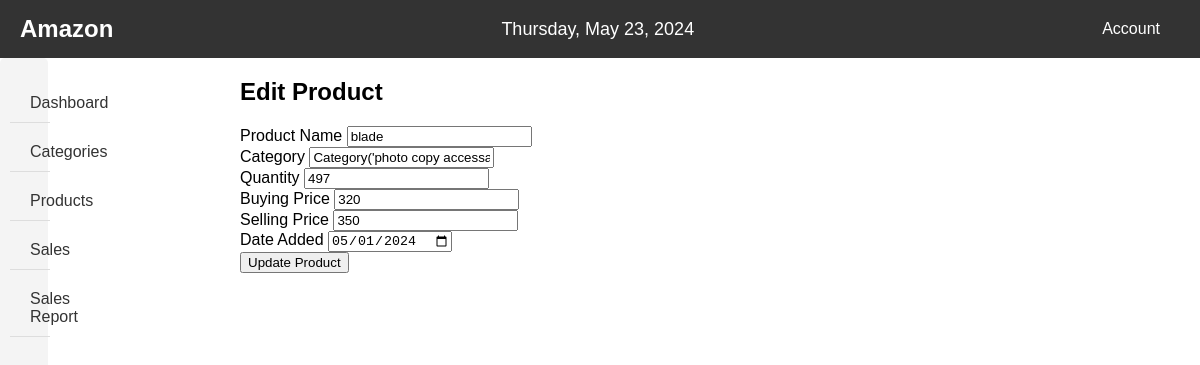
Page /edit_product/1 on the earlier database version.
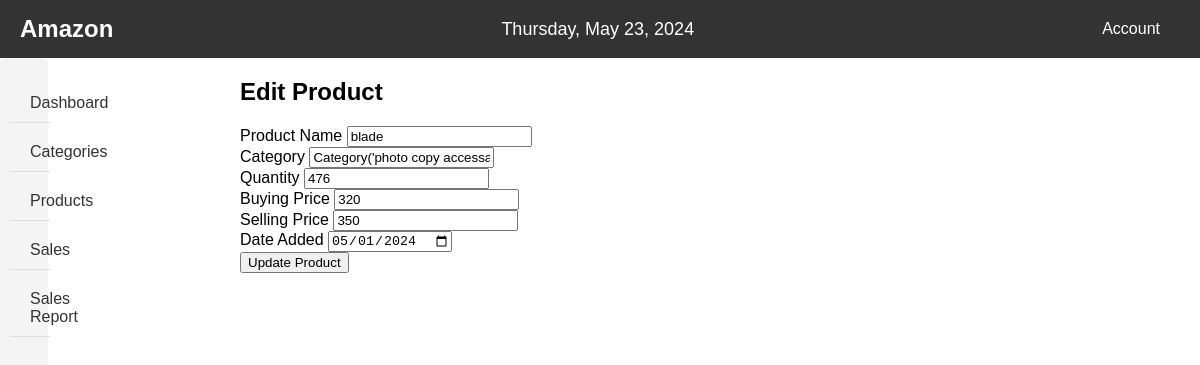
Same page on the later database version.
### app.py (models this page shows)
class Product(db.Model):
    id = db.Column(db.Integer, primary_key=True)
    name = db.Column(db.String(100), nullable=False)
    category_id = db.Column(db.Integer, db.ForeignKey('category.id'), nullable=True, default=None)  # Default to None
    quantity = db.Column(db.Integer, nullable=False)
    buying_price = db.Column(db.Float, nullable=False)
    selling_price = db.Column(db.Float, nullable=False)
    date_added = db.Column(db.Date, nullable=False, default=datetime.utcnow)
    category = db.relationship('Category', backref=db.backref('products', lazy=True))

### app.py (the view, shortened to what this page needs)
@app.route('/edit_product/<int:product_id>', methods=['GET', 'POST'])
def edit_product(product_id):
    product = Product.query.get_or_404(product_id)
    form = ProductForm(obj=product)
    return render_template('edit_products.html', form=form, product=product)

### app.py
class ProductForm(FlaskForm):
    name = StringField('Product Name', validators=[DataRequired()])
    category = QuerySelectField('Category', query_factory=lambda: Category.query.all(), get_label='name')
    quantity = IntegerField('Quantity', validators=[DataRequired()])
    buying_price = IntegerField('Buying Price', validators=[DataRequired()])
    selling_price = IntegerField('Selling Price', validators=[DataRequired()])
    date_added = DateField('Date Added', validators=[DataRequired()])

### app.py (called while the page is built)
    def __repr__(self):
        return f"Category('{self.name}')"

### templates/edit_products.html (shortened to what this page needs)
<!DOCTYPE html>
<html lang="en">
<head>
    <link rel="stylesheet" href="../static/css/edit_products.css">
</head>
<body>
    <header>
        <div class="header-left">
            <div class="logo">
                <h1>Amazon</h1>
            </div>
        </div>
        <div class="header-middle">
            <div class="date">
            </div>
        </div>
        <div class="header-right">
            <div class="dropdown">
                <button class="dropbtn">Account</button>
            </div>
        </div>
    </header>
    <main>
        <div class="sections-container">
            <aside>
                <nav class="section1">
                    <ul>
                        <li><a href="{{ url_for('admin_dashboard') }}">Dashboard</a></li>
                        <li class="dropdown" id="categoriesDropdown">
                            <a href="#">Categories</a>
                        </li>
                        <li class="dropdown">
                            <a href="#">Products</a>
                        </li>
                        <li class="dropdown">
                            <a href="#">Sales</a>
                        </li>
                        <li class="dropdown">
                            <a href="#">Sales Report</a>
                        </li>
                    </ul>
                </nav>
            </aside>
            <article>
                <div class="container">
                    <h1>Edit Product</h1>
                    <form id="productForm" method="POST">
                        <div class="form-group">
                            {{ form.name.label }}
                            {{ form.name(class="form-control") }}
                        </div>
                        <div class="form-group">
                            {{ form.category.label }}
                            {{ form.category(class="form-control") }}
                        </div>
                        <div class="form-group">
                            {{ form.quantity.label }}
                            {{ form.quantity(class="form-control") }}
                        </div>
                        <div class="form-group">
                            {{ form.buying_price.label }}
                            {{ form.buying_price(class="form-control") }}
                        </div>
                        <div class="form-group">
                            {{ form.selling_price.label }}
                            {{ form.selling_price(class="form-control") }}
                        </div>
                        <div class="form-group">
                            {{ form.date_added.label }}
                            {{ form.date_added(class="form-control") }}
                        </div>
                        <button type="submit">Update Product</button>
                    </form>
                </div>
            </article>
        </div>
    </main>
</body>
</html>

Differences in the rows shown:
changed Product "blade": quantity "497" → "476"
